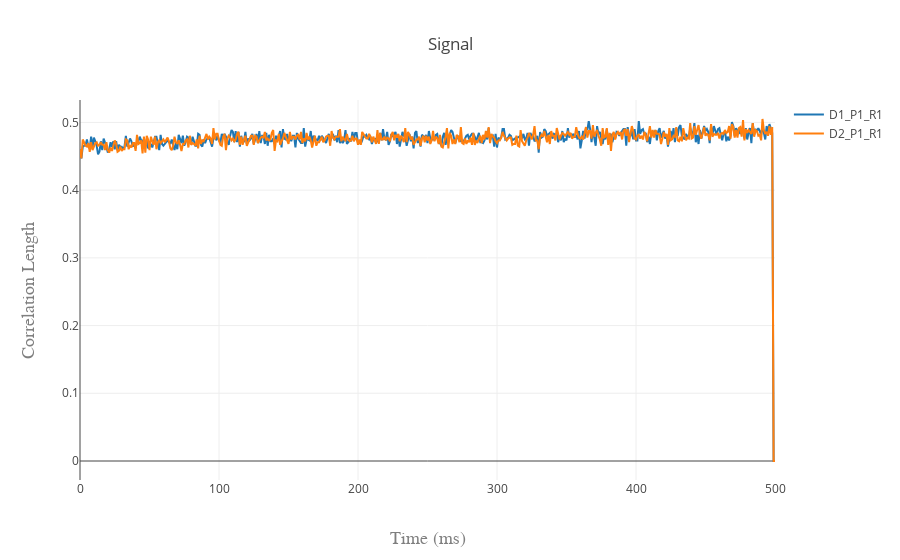

Notebook source saved alongside this figure:
### Markdown cell above
# Coeficientes de detalhe

### Code cell
iplot({
    'data': [gd_d1_p1_r1, gd_d2_p1_r1],
    'layout': cor_layout})

### Figure 1 — Plotly figure (JSON) as saved in the notebook; plotly's stock layout.template omitted (floating-point values rounded to 4 significant figures; data arrays with more than 128 entries replaced by an {"elided": "..."} marker saying what was removed)
{"data": [{"name": "D1_P1_R1", "type": "scatter", "uid": "d92175cf-98e2-4dd1-9ec1-b9053ec8a7f3", "y": {"elided": "501 float values"}}, {"name": "D2_P1_R1", "type": "scatter", "uid": "93a34bd1-74cb-4ef7-9594-90aaf6f8c7d0", "y": {"elided": "501 float values"}}], "layout": {"title": "Signal", "xaxis": {"title": "Time (ms)", "titlefont": {"color": "#7f7f7f", "family": "Courier New, monospace", "size": 18}}, "yaxis": {"title": "Correlation Length", "titlefont": {"color": "#7f7f7f", "family": "Courier New, monospace", "size": 18}}}}
